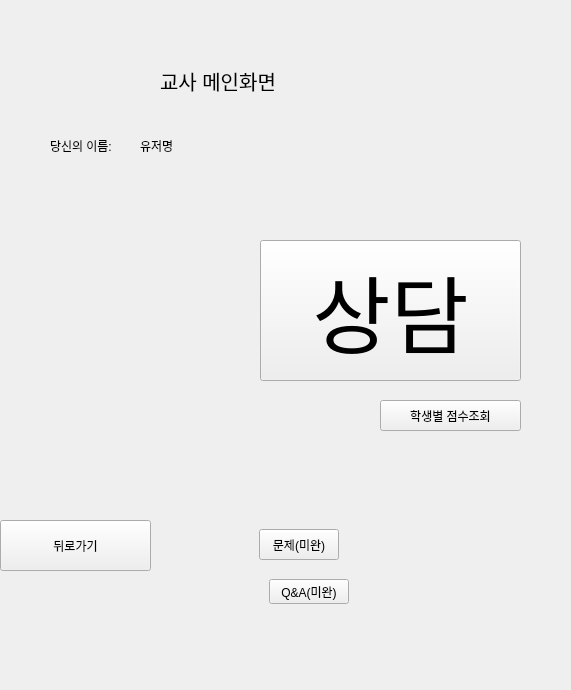
<?xml version="1.0" encoding="UTF-8"?>
<ui version="4.0">
 <class>WizardPage</class>
 <widget class="QWizardPage" name="WizardPage">
  <property name="geometry">
   <rect>
    <x>0</x>
    <y>0</y>
    <width>571</width>
    <height>690</height>
   </rect>
  </property>
  <property name="windowTitle">
   <string>WizardPage</string>
  </property>
  <property name="styleSheet">
   <string notr="true"/>
  </property>
  <widget class="QStackedWidget" name="stackedWidget">
   <property name="geometry">
    <rect>
     <x>0</x>
     <y>20</y>
     <width>531</width>
     <height>641</height>
    </rect>
   </property>
   <property name="currentIndex">
    <number>5</number>
   </property>
   <widget class="QWidget" name="page">
    <widget class="QLabel" name="label_3">
     <property name="geometry">
      <rect>
       <x>121</x>
       <y>168</y>
       <width>56</width>
       <height>23</height>
      </rect>
     </property>
     <property name="text">
      <string>비밀번호</string>
     </property>
    </widget>
    <widget class="QLineEdit" name="loginLineEdit_2">
     <property name="geometry">
      <rect>
       <x>183</x>
       <y>171</y>
       <width>142</width>
       <height>25</height>
      </rect>
     </property>
    </widget>
    <widget class="QPushButton" name="SignUpPushButton">
     <property name="geometry">
      <rect>
       <x>331</x>
       <y>168</y>
       <width>80</width>
       <height>31</height>
      </rect>
     </property>
     <property name="text">
      <string>회원가입</string>
     </property>
    </widget>
    <widget class="QLabel" name="label">
     <property name="geometry">
      <rect>
       <x>160</x>
       <y>100</y>
       <width>231</width>
       <height>17</height>
      </rect>
     </property>
     <property name="text">
      <string>교사용클라이언트 로그인</string>
     </property>
    </widget>
    <widget class="QPushButton" name="loginPushButton">
     <property name="geometry">
      <rect>
       <x>331</x>
       <y>131</y>
       <width>80</width>
       <height>31</height>
      </rect>
     </property>
     <property name="text">
      <string>로그인</string>
     </property>
    </widget>
    <widget class="QLabel" name="label_2">
     <property name="geometry">
      <rect>
       <x>121</x>
       <y>131</y>
       <width>51</width>
       <height>31</height>
      </rect>
     </property>
     <property name="text">
      <string>아이디</string>
     </property>
    </widget>
    <widget class="QLineEdit" name="loginLineEdit">
     <property name="geometry">
      <rect>
       <x>183</x>
       <y>134</y>
       <width>142</width>
       <height>25</height>
      </rect>
     </property>
    </widget>
    <widget class="QPushButton" name="idFindButton">
     <property name="enabled">
      <bool>true</bool>
     </property>
     <property name="geometry">
      <rect>
       <x>170</x>
       <y>260</y>
       <width>80</width>
       <height>31</height>
      </rect>
     </property>
     <property name="text">
      <string>id찾기</string>
     </property>
    </widget>
    <widget class="QPushButton" name="pwFindButton">
     <property name="enabled">
      <bool>true</bool>
     </property>
     <property name="geometry">
      <rect>
       <x>270</x>
       <y>260</y>
       <width>80</width>
       <height>31</height>
      </rect>
     </property>
     <property name="text">
      <string>pw찾기</string>
     </property>
    </widget>
    <widget class="QLabel" name="loginLabel">
     <property name="geometry">
      <rect>
       <x>180</x>
       <y>220</y>
       <width>151</width>
       <height>21</height>
      </rect>
     </property>
     <property name="text">
      <string>환영함</string>
     </property>
    </widget>
   </widget>
   <widget class="QWidget" name="page_4">
    <widget class="QWidget" name="layoutWidget">
     <property name="geometry">
      <rect>
       <x>50</x>
       <y>120</y>
       <width>417</width>
       <height>206</height>
      </rect>
     </property>
     <layout class="QGridLayout" name="gridLayout_2">
      <item row="4" column="1">
       <widget class="QLineEdit" name="lineEdit_email">
        <property name="enabled">
         <bool>false</bool>
        </property>
       </widget>
      </item>
      <item row="2" column="1">
       <widget class="QLineEdit" name="lineEdit_new_pw"/>
      </item>
      <item row="2" column="0">
       <widget class="QLabel" name="label_11">
        <property name="text">
         <string>비밀번호</string>
        </property>
       </widget>
      </item>
      <item row="4" column="2">
       <widget class="QPushButton" name="EmailCheckPushButton">
        <property name="enabled">
         <bool>false</bool>
        </property>
        <property name="text">
         <string>인증 요청</string>
        </property>
       </widget>
      </item>
      <item row="3" column="1">
       <widget class="QLineEdit" name="lineEdit_new_pw_check"/>
      </item>
      <item row="1" column="1">
       <widget class="QLineEdit" name="lineEdit_new_id">
        <property name="enabled">
         <bool>true</bool>
        </property>
       </widget>
      </item>
      <item row="1" column="0">
       <widget class="QLabel" name="label_10">
        <property name="text">
         <string>아이디</string>
        </property>
       </widget>
      </item>
      <item row="3" column="0">
       <widget class="QLabel" name="label_12">
        <property name="text">
         <string>비밀번호 확인</string>
        </property>
       </widget>
      </item>
      <item row="4" column="0">
       <widget class="QLabel" name="label_13">
        <property name="text">
         <string>이메일</string>
        </property>
       </widget>
      </item>
      <item row="5" column="0">
       <widget class="QLabel" name="label_14">
        <property name="text">
         <string>인증번호</string>
        </property>
       </widget>
      </item>
      <item row="5" column="1">
       <widget class="QLineEdit" name="lineEdit_email_check">
        <property name="enabled">
         <bool>false</bool>
        </property>
       </widget>
      </item>
      <item row="5" column="2">
       <widget class="QPushButton" name="EmailCheckNumberPushButton">
        <property name="enabled">
         <bool>false</bool>
        </property>
        <property name="text">
         <string>인증</string>
        </property>
       </widget>
      </item>
      <item row="0" column="0">
       <widget class="QLabel" name="label_15">
        <property name="text">
         <string>이름</string>
        </property>
       </widget>
      </item>
      <item row="0" column="1">
       <widget class="QLineEdit" name="lineEdit_new_name"/>
      </item>
      <item row="1" column="2">
       <widget class="QPushButton" name="SignUpCheckButton">
        <property name="enabled">
         <bool>false</bool>
        </property>
        <property name="text">
         <string>중복확인</string>
        </property>
       </widget>
      </item>
     </layout>
    </widget>
    <widget class="QPushButton" name="BackButton">
     <property name="geometry">
      <rect>
       <x>30</x>
       <y>380</y>
       <width>101</width>
       <height>31</height>
      </rect>
     </property>
     <property name="text">
      <string>뒤로가기</string>
     </property>
    </widget>
    <widget class="QLabel" name="SignUpLabel">
     <property name="geometry">
      <rect>
       <x>100</x>
       <y>420</y>
       <width>291</width>
       <height>21</height>
      </rect>
     </property>
     <property name="text">
      <string>아이디와비밀번호를입력해주세요.</string>
     </property>
    </widget>
    <widget class="QPushButton" name="SignUpPushButton_2">
     <property name="enabled">
      <bool>false</bool>
     </property>
     <property name="geometry">
      <rect>
       <x>160</x>
       <y>380</y>
       <width>151</width>
       <height>31</height>
      </rect>
     </property>
     <property name="text">
      <string>회원가입</string>
     </property>
    </widget>
    <widget class="QLabel" name="label_20">
     <property name="geometry">
      <rect>
       <x>150</x>
       <y>80</y>
       <width>221</width>
       <height>21</height>
      </rect>
     </property>
     <property name="text">
      <string>교사용 클라이언트 회원가입</string>
     </property>
    </widget>
   </widget>
   <widget class="QWidget" name="page_7">
    <widget class="QLabel" name="label_5">
     <property name="geometry">
      <rect>
       <x>180</x>
       <y>140</y>
       <width>67</width>
       <height>17</height>
      </rect>
     </property>
     <property name="text">
      <string>id찾기</string>
     </property>
    </widget>
    <widget class="QPushButton" name="idFindPageEmailButton">
     <property name="geometry">
      <rect>
       <x>320</x>
       <y>170</y>
       <width>89</width>
       <height>25</height>
      </rect>
     </property>
     <property name="text">
      <string>이메일 확인</string>
     </property>
    </widget>
    <widget class="QLineEdit" name="idFindPageEmailLineEdit">
     <property name="geometry">
      <rect>
       <x>110</x>
       <y>170</y>
       <width>201</width>
       <height>25</height>
      </rect>
     </property>
    </widget>
    <widget class="QLabel" name="label_6">
     <property name="geometry">
      <rect>
       <x>30</x>
       <y>170</y>
       <width>81</width>
       <height>21</height>
      </rect>
     </property>
     <property name="text">
      <string>이메일 입력</string>
     </property>
    </widget>
   </widget>
   <widget class="QWidget" name="page_6">
    <widget class="QLabel" name="label_18">
     <property name="geometry">
      <rect>
       <x>80</x>
       <y>190</y>
       <width>81</width>
       <height>21</height>
      </rect>
     </property>
     <property name="text">
      <string>아이디 입력</string>
     </property>
    </widget>
    <widget class="QLabel" name="label_19">
     <property name="geometry">
      <rect>
       <x>210</x>
       <y>170</y>
       <width>101</width>
       <height>17</height>
      </rect>
     </property>
     <property name="text">
      <string>비밀번호 찾기</string>
     </property>
    </widget>
    <widget class="QLineEdit" name="pwFindPageEmailLineEdit">
     <property name="enabled">
      <bool>false</bool>
     </property>
     <property name="geometry">
      <rect>
       <x>160</x>
       <y>220</y>
       <width>201</width>
       <height>25</height>
      </rect>
     </property>
    </widget>
    <widget class="QLineEdit" name="pwFindPageIdLineEdit">
     <property name="geometry">
      <rect>
       <x>160</x>
       <y>190</y>
       <width>201</width>
       <height>25</height>
      </rect>
     </property>
    </widget>
    <widget class="QLabel" name="label_16">
     <property name="geometry">
      <rect>
       <x>80</x>
       <y>220</y>
       <width>81</width>
       <height>21</height>
      </rect>
     </property>
     <property name="text">
      <string>이메일 입력</string>
     </property>
    </widget>
    <widget class="QPushButton" name="pwFindPageEmailButton">
     <property name="enabled">
      <bool>false</bool>
     </property>
     <property name="geometry">
      <rect>
       <x>370</x>
       <y>220</y>
       <width>89</width>
       <height>25</height>
      </rect>
     </property>
     <property name="text">
      <string>비밀번호 전송</string>
     </property>
    </widget>
    <widget class="QPushButton" name="pwFindPageIdButton">
     <property name="geometry">
      <rect>
       <x>370</x>
       <y>190</y>
       <width>89</width>
       <height>25</height>
      </rect>
     </property>
     <property name="text">
      <string>아이디 확인</string>
     </property>
    </widget>
   </widget>
   <widget class="QWidget" name="page_8">
    <widget class="QLabel" name="label_8">
     <property name="geometry">
      <rect>
       <x>130</x>
       <y>60</y>
       <width>251</width>
       <height>51</height>
      </rect>
     </property>
     <property name="font">
      <font>
       <pointsize>29</pointsize>
      </font>
     </property>
     <property name="text">
      <string>점수확인창</string>
     </property>
     <property name="alignment">
      <set>Qt::AlignCenter</set>
     </property>
    </widget>
    <widget class="QPushButton" name="score_back_pushButton_2">
     <property name="geometry">
      <rect>
       <x>400</x>
       <y>530</y>
       <width>89</width>
       <height>61</height>
      </rect>
     </property>
     <property name="text">
      <string>뒤로가기</string>
     </property>
    </widget>
    <widget class="QPushButton" name="scorepushButton2">
     <property name="geometry">
      <rect>
       <x>280</x>
       <y>530</y>
       <width>89</width>
       <height>61</height>
      </rect>
     </property>
     <property name="text">
      <string>점수확인</string>
     </property>
    </widget>
    <widget class="QTableWidget" name="StudentScore_Widget_2">
     <property name="geometry">
      <rect>
       <x>20</x>
       <y>140</y>
       <width>431</width>
       <height>271</height>
      </rect>
     </property>
     <property name="mouseTracking">
      <bool>false</bool>
     </property>
     <property name="dragEnabled">
      <bool>false</bool>
     </property>
     <property name="showGrid">
      <bool>true</bool>
     </property>
     <property name="sortingEnabled">
      <bool>false</bool>
     </property>
     <row>
      <property name="text">
       <string>학생이름</string>
      </property>
     </row>
     <row>
      <property name="text">
       <string>학생이름</string>
      </property>
     </row>
     <row>
      <property name="text">
       <string>학생이름</string>
      </property>
     </row>
     <row>
      <property name="text">
       <string>학생이름</string>
      </property>
     </row>
     <column>
      <property name="text">
       <string>이 름</string>
      </property>
     </column>
     <column>
      <property name="text">
       <string>종 류</string>
      </property>
     </column>
     <column>
      <property name="text">
       <string>점 수</string>
      </property>
      <property name="textAlignment">
       <set>AlignLeading|AlignVCenter</set>
      </property>
     </column>
    </widget>
   </widget>
   <widget class="QWidget" name="page_2">
    <widget class="QPushButton" name="StudentScore_Button_1">
     <property name="geometry">
      <rect>
       <x>380</x>
       <y>380</y>
       <width>141</width>
       <height>31</height>
      </rect>
     </property>
     <property name="text">
      <string>학생별 점수조회</string>
     </property>
    </widget>
    <widget class="QPushButton" name="mainButton_2">
     <property name="geometry">
      <rect>
       <x>259</x>
       <y>509</y>
       <width>80</width>
       <height>31</height>
      </rect>
     </property>
     <property name="text">
      <string>문제(미완)</string>
     </property>
    </widget>
    <widget class="QPushButton" name="mainPageCounselButton">
     <property name="geometry">
      <rect>
       <x>260</x>
       <y>220</y>
       <width>261</width>
       <height>141</height>
      </rect>
     </property>
     <property name="font">
      <font>
       <pointsize>64</pointsize>
      </font>
     </property>
     <property name="text">
      <string>상담</string>
     </property>
    </widget>
    <widget class="QPushButton" name="mainButton_4">
     <property name="geometry">
      <rect>
       <x>269</x>
       <y>559</y>
       <width>80</width>
       <height>25</height>
      </rect>
     </property>
     <property name="text">
      <string>Q&amp;&amp;A(미완)</string>
     </property>
    </widget>
    <widget class="QPushButton" name="backButton_2">
     <property name="geometry">
      <rect>
       <x>0</x>
       <y>500</y>
       <width>151</width>
       <height>51</height>
      </rect>
     </property>
     <property name="text">
      <string>뒤로가기</string>
     </property>
    </widget>
    <widget class="QLabel" name="userNameLabel">
     <property name="geometry">
      <rect>
       <x>140</x>
       <y>110</y>
       <width>91</width>
       <height>31</height>
      </rect>
     </property>
     <property name="text">
      <string>유저명</string>
     </property>
    </widget>
    <widget class="QLabel" name="label_7">
     <property name="geometry">
      <rect>
       <x>160</x>
       <y>20</y>
       <width>151</width>
       <height>81</height>
      </rect>
     </property>
     <property name="font">
      <font>
       <pointsize>15</pointsize>
      </font>
     </property>
     <property name="text">
      <string>교사 메인화면</string>
     </property>
    </widget>
    <widget class="QLabel" name="userNameLabel_2">
     <property name="geometry">
      <rect>
       <x>50</x>
       <y>110</y>
       <width>81</width>
       <height>31</height>
      </rect>
     </property>
     <property name="text">
      <string>당신의 이름:</string>
     </property>
    </widget>
   </widget>
   <widget class="QWidget" name="page_3">
    <widget class="QTextBrowser" name="chatTextBrowser">
     <property name="geometry">
      <rect>
       <x>40</x>
       <y>130</y>
       <width>381</width>
       <height>441</height>
      </rect>
     </property>
    </widget>
    <widget class="QLineEdit" name="chatLineEdit">
     <property name="geometry">
      <rect>
       <x>40</x>
       <y>580</y>
       <width>321</width>
       <height>31</height>
      </rect>
     </property>
    </widget>
    <widget class="QPushButton" name="chatBackButton">
     <property name="geometry">
      <rect>
       <x>380</x>
       <y>580</y>
       <width>81</width>
       <height>31</height>
      </rect>
     </property>
     <property name="text">
      <string>상담 나가기</string>
     </property>
    </widget>
    <widget class="QLabel" name="label_4">
     <property name="geometry">
      <rect>
       <x>90</x>
       <y>70</y>
       <width>191</width>
       <height>51</height>
      </rect>
     </property>
     <property name="text">
      <string>1대1상담(지금은 전체 채팅)</string>
     </property>
    </widget>
   </widget>
   <widget class="QWidget" name="page_5">
    <widget class="QLabel" name="score_name_label1">
     <property name="geometry">
      <rect>
       <x>70</x>
       <y>340</y>
       <width>111</width>
       <height>31</height>
      </rect>
     </property>
     <property name="text">
      <string>name1</string>
     </property>
    </widget>
    <widget class="QLabel" name="score_name_label2">
     <property name="geometry">
      <rect>
       <x>70</x>
       <y>390</y>
       <width>111</width>
       <height>31</height>
      </rect>
     </property>
     <property name="text">
      <string>name2</string>
     </property>
    </widget>
    <widget class="QLabel" name="score_name_label3">
     <property name="geometry">
      <rect>
       <x>70</x>
       <y>440</y>
       <width>111</width>
       <height>31</height>
      </rect>
     </property>
     <property name="text">
      <string>name3</string>
     </property>
    </widget>
    <widget class="QLabel" name="score_name_label4">
     <property name="geometry">
      <rect>
       <x>70</x>
       <y>490</y>
       <width>111</width>
       <height>31</height>
      </rect>
     </property>
     <property name="text">
      <string>name4</string>
     </property>
    </widget>
    <widget class="QLabel" name="label_22">
     <property name="geometry">
      <rect>
       <x>240</x>
       <y>340</y>
       <width>111</width>
       <height>31</height>
      </rect>
     </property>
     <property name="text">
      <string>TextLabel</string>
     </property>
    </widget>
    <widget class="QLabel" name="label_23">
     <property name="geometry">
      <rect>
       <x>240</x>
       <y>390</y>
       <width>111</width>
       <height>31</height>
      </rect>
     </property>
     <property name="text">
      <string>TextLabel</string>
     </property>
    </widget>
    <widget class="QLabel" name="label_24">
     <property name="geometry">
      <rect>
       <x>240</x>
       <y>440</y>
       <width>111</width>
       <height>31</height>
      </rect>
     </property>
     <property name="text">
      <string>TextLabel</string>
     </property>
    </widget>
    <widget class="QLabel" name="label_25">
     <property name="geometry">
      <rect>
       <x>240</x>
       <y>490</y>
       <width>111</width>
       <height>31</height>
      </rect>
     </property>
     <property name="text">
      <string>TextLabel</string>
     </property>
    </widget>
    <widget class="QLabel" name="score_check_label">
     <property name="geometry">
      <rect>
       <x>70</x>
       <y>80</y>
       <width>301</width>
       <height>61</height>
      </rect>
     </property>
     <property name="font">
      <font>
       <pointsize>30</pointsize>
      </font>
     </property>
     <property name="text">
      <string>점수확인창</string>
     </property>
     <property name="alignment">
      <set>Qt::AlignCenter</set>
     </property>
    </widget>
    <widget class="QPushButton" name="pushButton">
     <property name="geometry">
      <rect>
       <x>280</x>
       <y>560</y>
       <width>89</width>
       <height>71</height>
      </rect>
     </property>
     <property name="text">
      <string>확인버튼</string>
     </property>
    </widget>
    <widget class="QPushButton" name="score_check_butoon">
     <property name="geometry">
      <rect>
       <x>420</x>
       <y>560</y>
       <width>89</width>
       <height>71</height>
      </rect>
     </property>
     <property name="text">
      <string>뒤로가기버튼</string>
     </property>
    </widget>
   </widget>
  </widget>
 </widget>
 <resources/>
 <connections/>
</ui>
